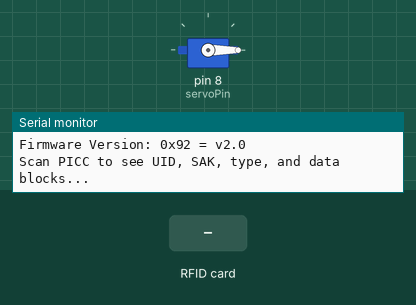
Simulated run of this sketch. Board: Arduino Uno, built with avr-gcc and run on an emulated ATmega328P. Parts: servo, the last lines printed to the serial monitor. The test bench sets the inputs (shaded band).

Above: at 1.2 s.
1.3 s: RFID card F2 A3 BA 79 held to the reader
At 2.2 s:
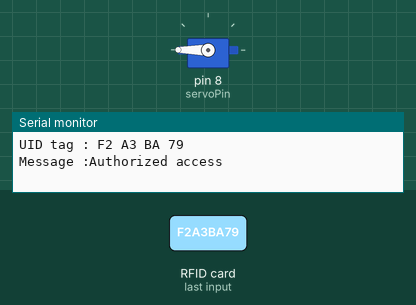
2.8 s: RFID card 5E 7A 19 C4 held to the reader
Timing chart, 0 to 5.8 s (numbered marks = the images above; inputs shaded):
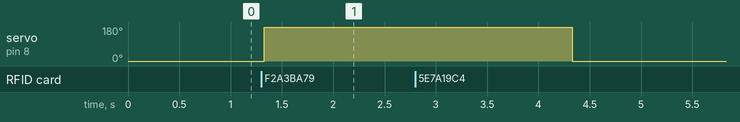

The sketch:

arduino_rfid_doorlock.ino
```cpp
#include <SPI.h>

#include <MFRC522.h>
#include <Servo.h>
#define servoPin 8
Servo servo;
int pos = 0;


constexpr uint8_t RST_PIN = 9;          //구성가능, 일반 핀 참조

constexpr uint8_t SS_PIN = 10;           //구성가능, 일반 핀 참조


MFRC522 rfid(SS_PIN, RST_PIN);               //MFRC522 인스턴스 생성


void setup() {

 Serial.begin(9600);           //시리얼 통신 시작

 while (!Serial);            //직렬 포트가 열려있지 않은 경우 (ATMEGA32U4 기반 Arduino 추가

 SPI.begin();               //SPI 버스 시작

 rfid.PCD_Init();            //MFRC522 시작

 rfid.PCD_DumpVersionToSerial();              //PCD의 세부정보 표시 - MFRC522 카드 세부정보 표시

 Serial.println(F("Scan PICC to see UID, SAK, type, and data blocks..."));
 servo.attach(servoPin);
 servo.write(0);

}


void loop() {

 if ( ! rfid.PICC_IsNewCardPresent()) {             //새 카드 찾기

  return;

 }


 if ( ! rfid.PICC_ReadCardSerial()) {              //카드 중 하나 선택

  return;

 }

  Serial.print("UID tag :");
  String content = "";
  byte letter;
  for(byte i=0; i< rfid.uid.size;i++)
  {
    Serial.print(rfid.uid.uidByte[i] < 0x10 ? " 0": " ");
    Serial.print(rfid.uid.uidByte[i], HEX);
    content.concat(String(rfid.uid.uidByte[i] < 0x10 ? " 0": " "));
    content.concat(String(rfid.uid.uidByte[i], HEX));
  }
  Serial.println();
  Serial.print("Message :");
  content.toUpperCase();
  if(content.substring(1)=="F2 A3 BA 79")
  {
    Serial.println("Authorized access");
    Serial.println();
    servo.write(180);
    delay(3000);
    servo.write(0);


  }
  else
  Serial.println("Error");

}
```

Measured:
- after the input at 1.3 s, servo on pin 8 (servoPin): 0° → 180° at once
